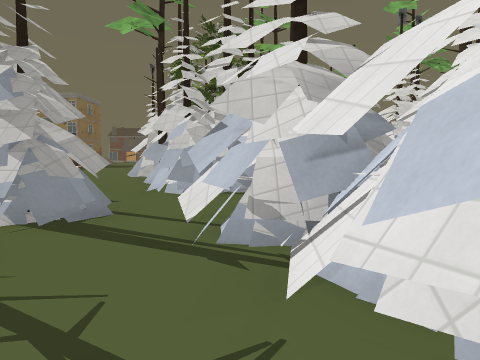
View 1 (above)

24 first-person views from a walk through a 3-D level made in the Godot game engine. The camera is 1.5 m above the floor, tilts 4° down and sees 70° across. The floor is counted in squares, 2 m on a side. Each view is taken from the middle of a square. On the plan, view 1 faces up. The plan holds only what a view shows up to about 11 squares ahead; the rest is blank. The place goes on beyond the plan. Some surface patterns are stand-ins.

View 2
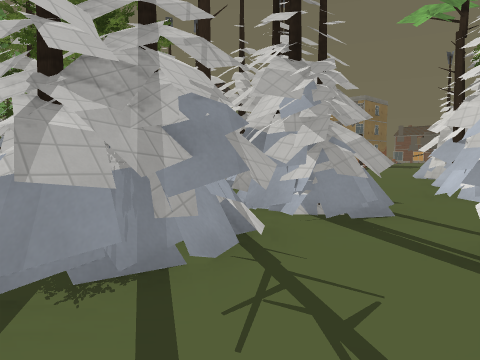

View 3
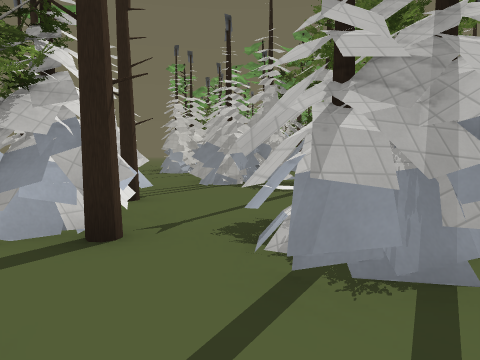

View 4
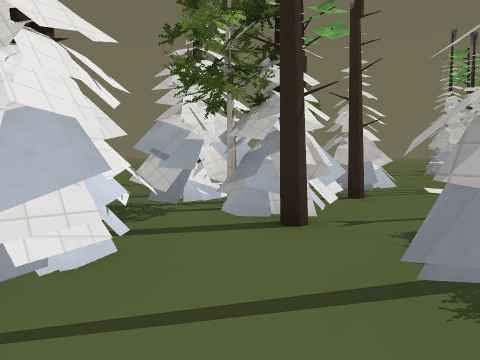

View 5
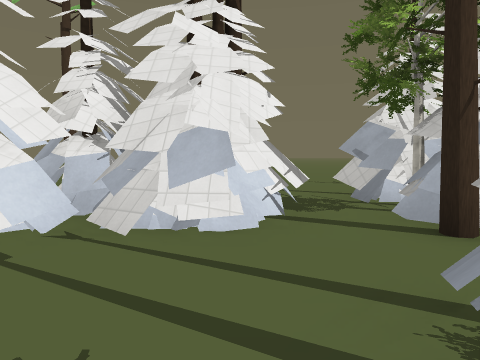

View 6
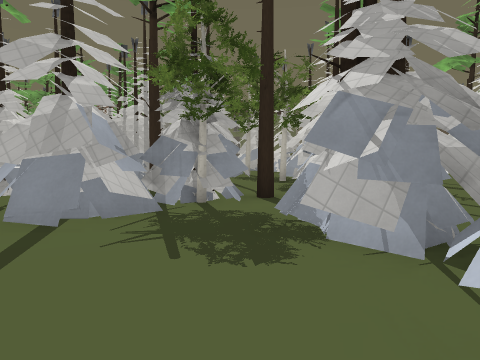

View 7
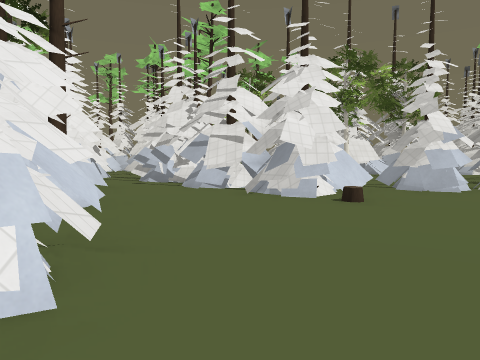

View 8
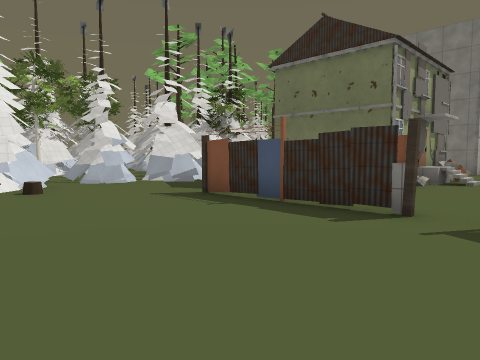

View 9
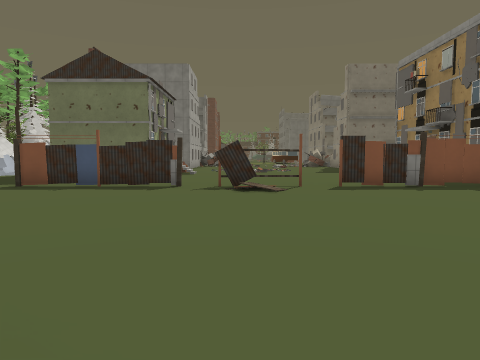

View 10
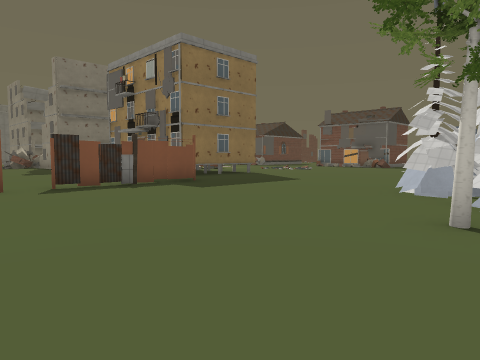

View 11
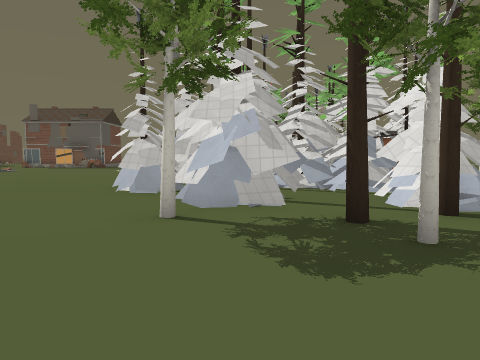

View 12
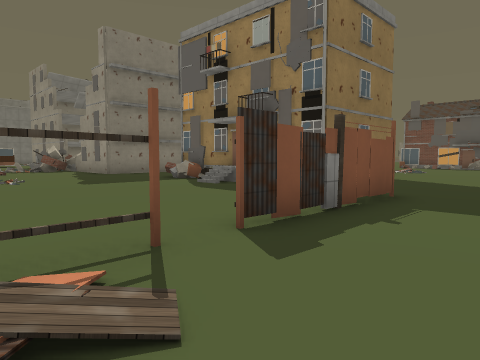

View 13
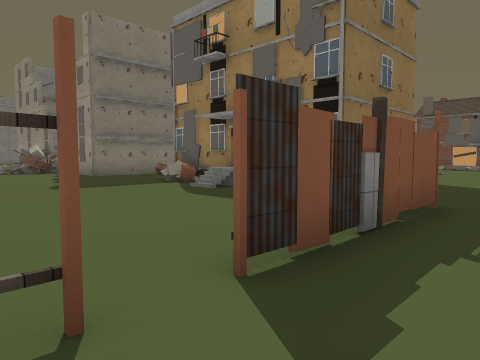

View 14
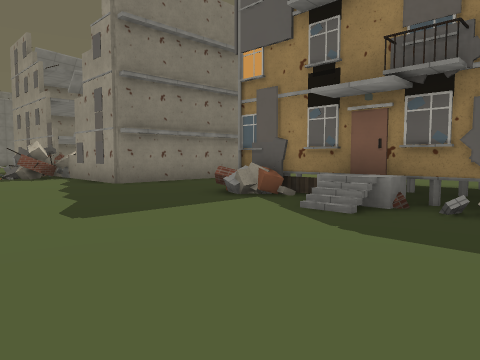

View 15
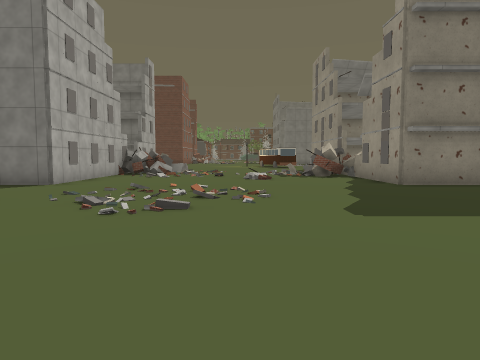

View 16
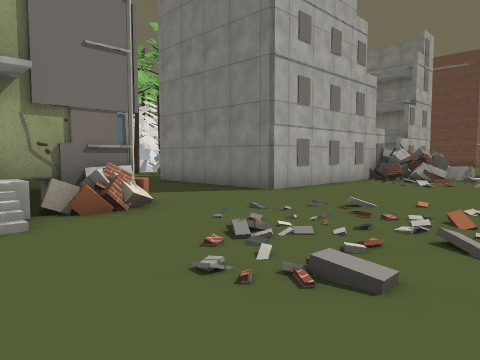

View 17
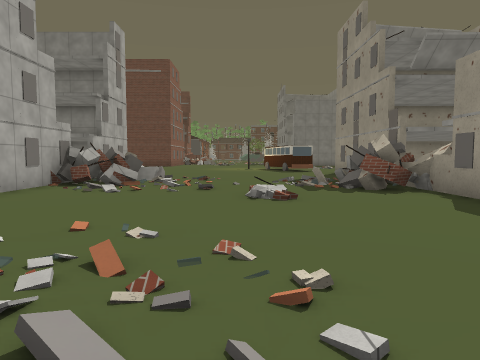

View 18
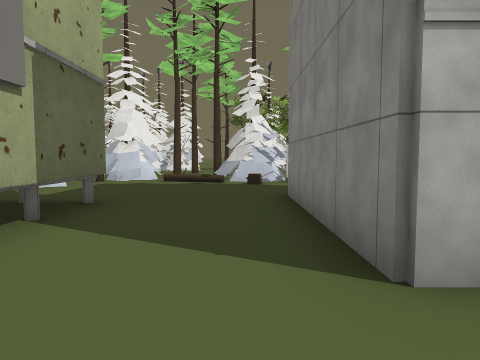

View 19
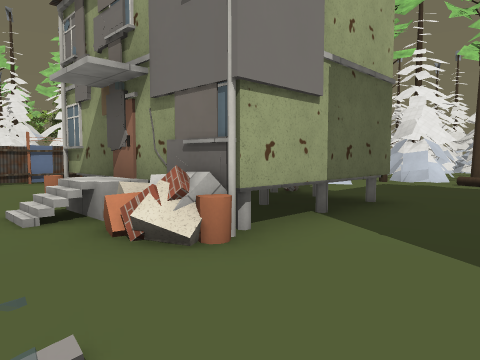

View 20
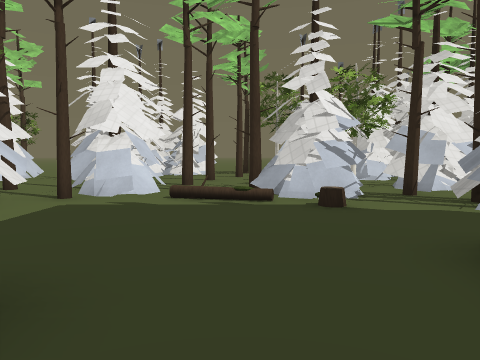

View 21
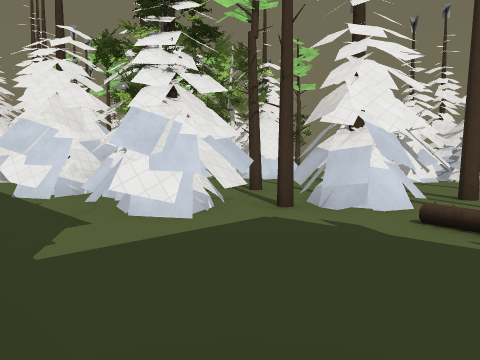

View 22
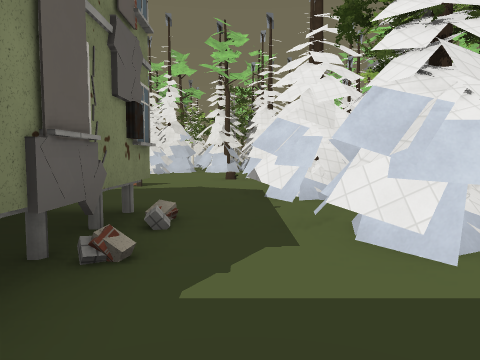

View 23
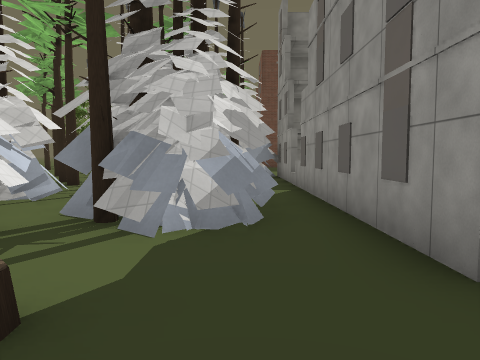

View 24
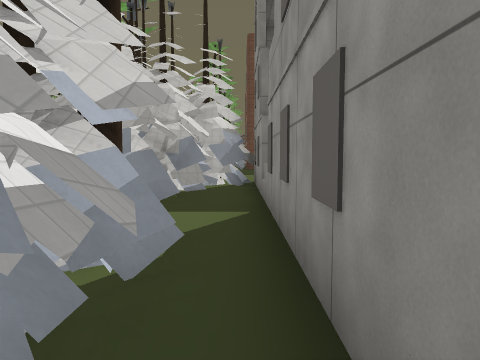

### Floor plan
Key: @ floor where view 1 was taken; # wall or solid block; x gap in a wall; . floor; / step, stairs or slope; D closed door; = window, fence, low wall or low ledge; ^ raised ledge; T pine tree; H thing the floor can be seen under or through.
Columns run from 32 left of view 1 to 1 right of it. Each row starts with its distance up from view 1.
 28                      .......
 27                      .......
 26            #.         .......
 25            #...=^^^^  ....... #
 24            #...=#DD#  .......##
 23       ######........  =.......###
 22     .=###............ =........###
 21     .#=...............#.......#.T#
 20     .... /............=..........#
 19     .././/..../...................
 18     /../.....///......=..........
 17     =///..../../.......#........
 16     ===//.....................
 15     ###...............#......
 14      #######...#DD#...=......
 13            #...=      =.....##
 12            #...=     .=......#
 11            #...=  =..........
 10  ###########....^#^...........T
  9 ##.......................##...#
  8  ####..T##.......##.####.###..#
  7    ##   ##.......HH#####.####.###
  6         #T.###=.THH    ..  ##....
  5       ..##T##T.#HH...       ###..
  4     T.#####  ..# .T..        ##.#
  3    T.        .T. .....        #.##
  2         x.   ....#^.####     ##.##
  1         ##   .T..# .###     ###..#
  0                ..#    #     ##..@.
 -1                ###     H   H#T.###
 -2                 #    ...H T ##.T##
 -3                      ..###.##..###
 -4                          #.###...#
 -5                         T#. #.....
 -6                             ......

Positions as (right, up) in squares from view 1, and headings:
1: (0, 0), facing up
2: (0, 0), facing up-left
3: (0, 0), facing left
4: (0, 1), facing down-left
5: (-1, 2), facing down
6: (1, -6), facing up-left
7: (-5, 15), facing down
8: (-5, 17), facing down-left
9: (-1, 17), facing left
10: (-1, 17), facing up-left
11: (-1, 17), facing up
12: (-7, 17), facing up-left
13: (-8, 18), facing up-left
14: (-12, 19), facing up-left
15: (-12, 19), facing left
16: (-15, 19), facing down-left
17: (-17, 19), facing left
18: (-20, 16), facing down
19: (-20, 16), facing down-right
20: (-19, 12), facing down
21: (-19, 10), facing down-right
22: (-18, 9), facing right
23: (-19, 8), facing left
24: (-22, 9), facing left
